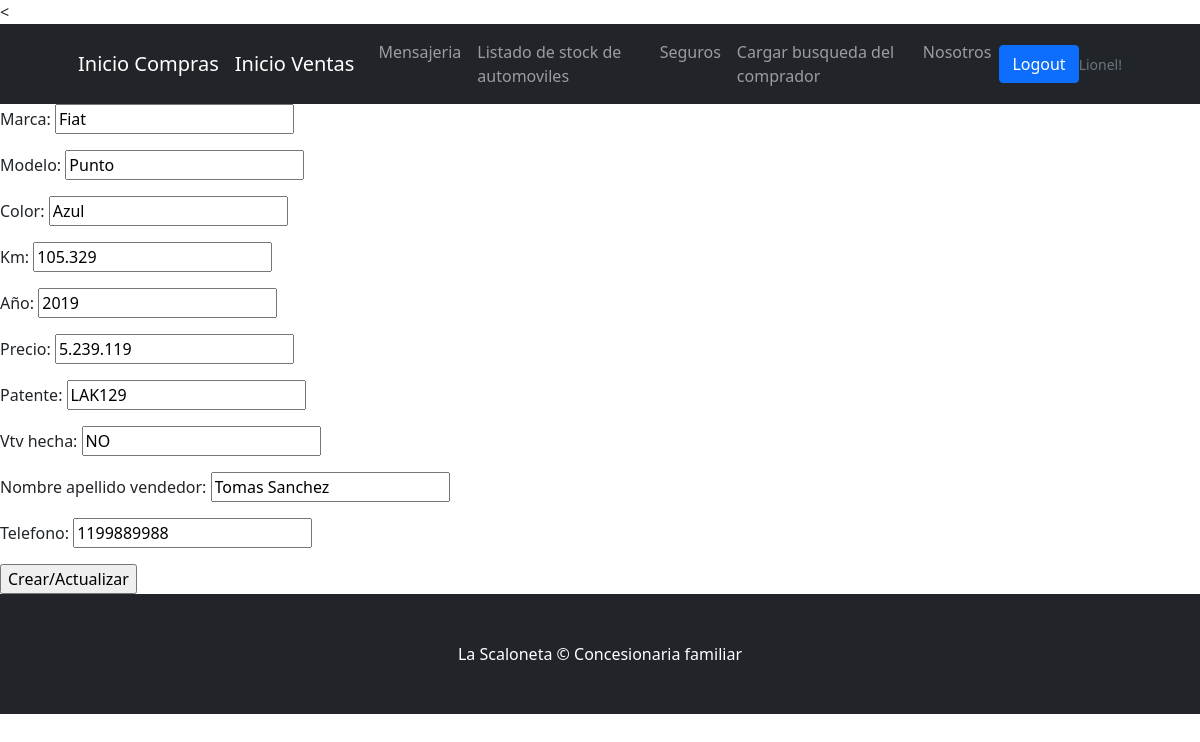
Page /automovil/actualizar/3/ (signed in) on the committed database.
### compra/models.py (models this page shows, shortened)
class Rodado(models.Model):
    marca = models.CharField(max_length=20)
    modelo = models.CharField(max_length=50)
    color = models.CharField(max_length=20)
    km = models.CharField(max_length=20)
    año = models.IntegerField()
    precio = models.CharField(max_length=20)
    patente = models.CharField(max_length=20)
    vtv_hecha = models.CharField(max_length=20)
    nombre_apellido_vendedor = models.CharField(max_length=20, null=True, blank=True)
    telefono = models.IntegerField()

### compra/views.py (the view)
# urls.py: path("automovil/actualizar/<pk>/", AutomovilUpdate.as_view(), name= "compra-automovil-update"),
class AutomovilUpdate(LoginRequiredMixin, UpdateView):
    model = Rodado
    success_url = "/automovil/"
    fields = ["marca", "modelo" , "color", "km", "año", "precio", "patente", "vtv_hecha", "nombre_apellido_vendedor", "telefono"]

### compra/templates/compra/rodado_form.html (shortened to what this page needs)
{% extends 'compra/padre.html' %}
{% block contenido %}
<form method="POST">
    {{form.as_p}}
    <input type="submit" value="Crear/Actualizar">
</form>
{% endblock %}

### compra/templates/compra/padre.html (shortened to what this page needs)
<!DOCTYPE html>
<html lang="en">
    <head>
        {% load static %}
        <link href="https://cdn.jsdelivr.net/npm/bootstrap-icons@1.4.1/font/bootstrap-icons.css" rel="stylesheet" />
        <link href="{% static 'compra/css/styles.css' %}" rel="stylesheet" />
    </head>
    <body>
        <nav class="navbar navbar-expand-lg navbar-dark bg-dark">
            <div class="container px-5">
                <a class="navbar-brand" href="{% url 'compra-inicio' %}">Inicio Compras</a>
                <a class="navbar-brand" href="{% url 'venta-inicio' %}">Inicio Ventas</a>
                <div class="collapse navbar-collapse" id="navbarSupportedContent">
                    <ul class="navbar-nav ms-auto mb-2 mb-lg-0">
                        <li class="nav-item"><a class="nav-link" href="{% url 'compra-mensajes' %}">Mensajeria</a></li>
                        <li class="nav-item"><a class="nav-link" href="{% url 'compra-automovil' %}">Listado de stock de automoviles</a></li>
                        <li class="nav-item"><a class="nav-link" href="{% url 'compra-aseguradora' %}">Seguros</a></li>
                        <li class="nav-item"><a class="nav-link" href="{% url 'compra-Auto_Buscado-create' %}">Cargar busqueda del comprador</a></li>
                        <li class="nav-item"><a class="nav-link" href="{% url 'compra-nosotros' %}">Nosotros</a></li>
                    </ul>
                    {% if request.user.is_authenticated %}
                    <a class="btn btn-primary" href="{% url 'auth-logout' %}">Logout</a>
                    <p class="small text-muted mb-4 mb-lg-0"> {{request.user.username}}!</p>
                {% else %}
                    <a class="btn btn-primary" href="{% url 'auth-login' %}">Login</a>
                {% endif %}
                </div>
            </div>
        </nav>
            {% block contenido %}
            {% endblock %}
        <footer class="py-5 bg-dark">
            <div class="container px-5"><p class="m-0 text-center text-white">La Scaloneta &copy; Concesionaria familiar</p></div>
        </footer>
    </body>
</html>

### rows in the picture
Rodado: marca "Fiat", modelo "Punto", color "Azul", km "105.329", año "2019", precio "5.239.119", patente "LAK129", vtv_hecha "NO", nombre_apellido_vendedor "Tomas Sanchez", telefono "1199889988"

### other values in the picture
{{ request.user.username }} "Lionel"
